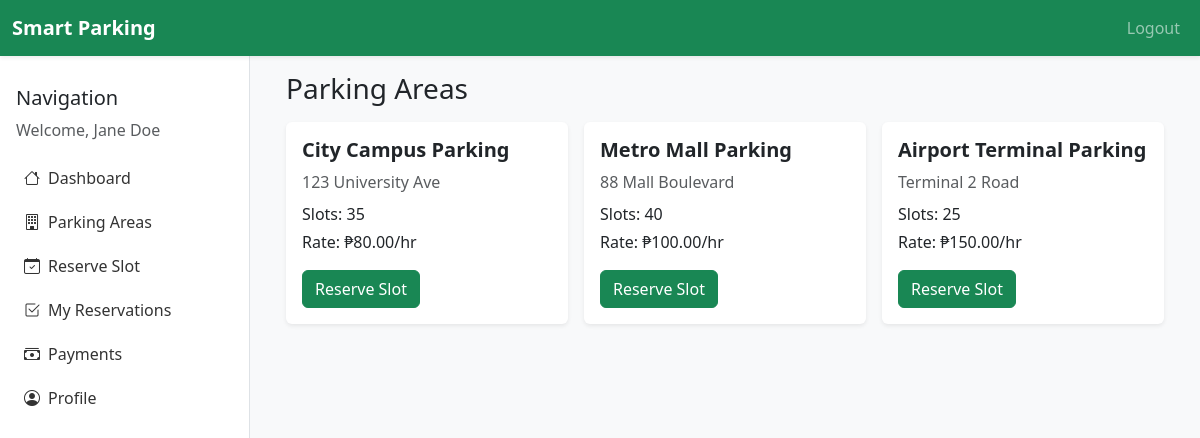
The app's page /driver/parking_areas.php (signed in) with its own data.
### tables this page shows
CREATE TABLE `parking_areas` (
  `id` INT AUTO_INCREMENT PRIMARY KEY,
  `name` VARCHAR(100) NOT NULL,
  `address` VARCHAR(255) NOT NULL,
  `total_slots` INT NOT NULL DEFAULT 0,
  `price_per_hour` DECIMAL(10,2) NOT NULL DEFAULT 50.00,
  `created_at` DATETIME NOT NULL DEFAULT CURRENT_TIMESTAMP
);

### includes/auth.php (called while the page is built, shortened)
<?php
function sanitize($value) {
    return htmlspecialchars(trim($value), ENT_QUOTES, 'UTF-8');
}

### driver/parking_areas.php (the view, shortened to what this page needs)
<?php
require_once __DIR__ . '/../includes/auth.php';
$areas = $pdo->query('SELECT * FROM parking_areas ORDER BY created_at DESC')->fetchAll();
include __DIR__ . '/../includes/header.php';
?>
<?php include __DIR__ . '/../includes/sidebar.php'; ?>
<div class="content p-4">
    <?php include __DIR__ . '/../includes/navbar.php'; ?>
    <div class="container-fluid">
        <h1 class="h3 mb-3">Parking Areas</h1>
        <div class="row g-3">
            <?php foreach ($areas as $area): ?>
                <div class="col-md-4">
                    <div class="card shadow-sm h-100">
                        <div class="card-body">
                            <h5><?= sanitize($area['name']) ?></h5>
                            <p class="text-muted mb-2"><?= sanitize($area['address']) ?></p>
                            <p class="mb-1">Slots: <?= sanitize($area['total_slots']) ?></p>
                            <p class="mb-3">Rate: &#8369;<?= number_format($area['price_per_hour'], 2) ?>/hr</p>
                            <a class="btn btn-success" href="reserve.php?area=<?= $area['id'] ?>">Reserve Slot</a>
                        </div>
                    </div>
                </div>
            <?php endforeach; ?>
        </div>
    </div>
</div>
<?php include __DIR__ . '/../includes/footer.php'; ?>

### assets/css/style.css (style rules this page uses)
:root { --sidebar-width: 250px; --bg-color: #f5f7fb; }
body { background: var(--bg-color); }
.content { margin-left: var(--sidebar-width); width: calc(100% - var(--sidebar-width)); padding-top: 80px; }
.card { border: none; }
.card h5 { font-weight: 600; }

### records on screen
parking_areas: name "City Campus Parking", address "123 University Ave", total_slots "35", price_per_hour "80.00"
parking_areas: name "Metro Mall Parking", address "88 Mall Boulevard", total_slots "40", price_per_hour "100.00"
parking_areas: name "Airport Terminal Parking", address "Terminal 2 Road", total_slots "25", price_per_hour "150.00"

### other values on screen
$user['full_name'] "Jane Doe"
$item['label'] "Dashboard"
$item['label'] "Parking Areas"
$item['label'] "Reserve Slot"
$item['label'] "My Reservations"
$item['label'] "Payments"
$item['label'] "Profile"
